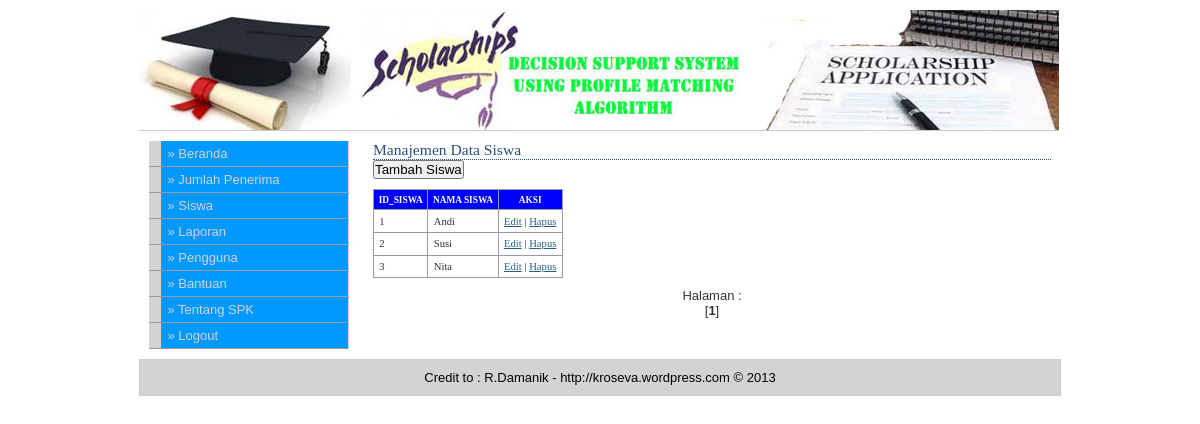
Page /indexs.php?modul=siswa (signed in) on the committed database.
### tables this page shows
CREATE TABLE IF NOT EXISTS `menu` (
  `menu` varchar(30) NOT NULL,
  `link` varchar(50) NOT NULL,
  `status` enum('admin','superadmin') NOT NULL,
  `aktif` enum('y','n') NOT NULL,
  `urutan` int(5) NOT NULL
);

CREATE TABLE IF NOT EXISTS `siswa` (
  `id_siswa` int(3) NOT NULL,
  `nm_siswa` varchar(100) NOT NULL,
  PRIMARY KEY  (`id_siswa`)
);

### config/setting.php (called while the page is built, shortened)
<?
$footer = "Credit to : R.Damanik - http://kroseva.wordpress.com &copy 2013";
?>

### modul_admin/mod_siswa/siswa.php (the view, shortened to what this page needs)
<?php
switch($_GET[act]){
  default:
    echo "<h2>Manajemen Data Siswa</h2>";
	if ($_SESSION[leveluser] == 'admin'){
    	echo "<input type=button value='Tambah Siswa' onclick=\"window.location.href='?modul=siswa&act=tambah';\">";
	}
    echo "<table>
          <tr><th>id_siswa</th><th>nama siswa</th><th>aksi</th></tr>";
  	$hal = $_GET[hal];
	if(!isset($_GET['hal'])){
		$page = 1;
		$hal = 1;
	} else {
		$page = $_GET['hal'];
	}
	$jmlperhalaman = 10;
	$offset = (($page * $jmlperhalaman) - $jmlperhalaman);
    $tampil=mysql_query("SELECT id_siswa,nm_siswa FROM siswa LIMIT $offset, $jmlperhalaman");
    while ($r=mysql_fetch_array($tampil)){
       echo "<tr>
			 <td>$r[id_siswa]</td>
             <td>$r[nm_siswa]</td>
			 <td>";
?>
		<a href="modul_admin/mod_siswa/aksi_siswa.php?modul=siswa&act=hapus&id=<? echo "$r[id_siswa]"; ?>" target="_self"
	 onClick="return confirm('Untuk edit data ini,Anda harus hapus data ini dahulu.' +  '\n'
							+ 'Apakah Anda yakin untuk hapus data ini ?' +  '\n'
							+ ' <?php echo "- Id Siswa  = $r[id_siswa]"; ?> ' +  '\n'
							+ ' <?php echo "- Nama Siswa = $r[nm_siswa]"; ?> ' +  '\n \n'
						+ ' Jika YA silahkan klik OK, Jika TIDAK klik BATAL.')">Edit</a> |
	   <a href="modul_admin/mod_siswa/aksi_siswa.php?modul=siswa&act=hapus&id=<? echo "$r[id_siswa]"; ?>" target="_self"
	 onClick="return confirm('Apakah Anda yakin menghapus data ini ?' +  '\n'
							+ ' <?php echo "- Id Siswa  = $r[id_siswa]"; ?> ' +  '\n'
							+ ' <?php echo "- Nama Siswa = $r[nm_siswa]"; ?> ' +  '\n \n'
						+ ' Jika YA silahkan klik OK, Jika TIDAK klik BATAL.')">Hapus</a></td>
<?
	   echo "</tr>";
    }
    echo "</table>";
	if ($_SESSION[leveluser] == 'admin'){
		$total_record = mysql_result(mysql_query("SELECT COUNT(*) as Num FROM siswa"),0);
	}
	else if ($_SESSION[leveluser] == 'siswa'){
		$total_record = mysql_result(mysql_query("SELECT COUNT(*) as Num FROM siswa WHERE nis='$_SESSION[namauser]'"),0);
	}
	$total_halaman = ceil($total_record / $jmlperhalaman);
	echo "<center>Halaman :<br/>";
	$perhal=4;
	if($total_halaman<=10){
	$hal1=1;
	$hal2=$total_halaman;
	}else{
	$hal1=$hal-$perhal;
	$hal2=$hal+$perhal;
	}
	if($hal<=5){
	$hal1=1;
	}
	if($hal<$total_halaman){
	$hal2=$hal+$perhal;
	}else{
	$hal2=$hal;
	}
	for($i = $hal1; $i <= $hal2; $i++){
		if(($hal) == $i){
			echo "[<b>$i</b>] ";
			} else {
		if($i<=$total_halaman){
				echo "<a href=indexs.php?modul=siswa&hal=$i>$i</a> ";
		}
		}
	}
	echo "</center><br/>";
    break;
}
?>

### indexs.php (shortened to what this page needs)
<?php
if (empty($_SESSION[username]) AND empty($_SESSION[passuser])){
  echo "<link href='main.css' rel='stylesheet' type='text/css'>
 <center>Untuk mengakses modul, Anda harus login <br>";
  echo "<a href=index.php><b>LOGIN</b></a></center>";
}
else{
?>
<?
include "config/setting.php";
?>
<!DOCTYPE html PUBLIC "-//W3C//DTD XHTML 1.0 Strict//EN" "http://www.w3.org/TR/xhtml1/DTD/xhtml1-strict.dtd">
<html xmlns="http://www.w3.org/1999/xhtml">
<head>
<link rel="stylesheet" type="text/css" href="main.css" />
</head>
<body>
   <div id="wrapper">
         <div id="header">
		 </div>
		 <div id="leftcolumn">
			<div id="menu">
		       <ul>
				  <li><a href=?modul=beranda>&#187; Beranda</a></li>
				  <?php include "menu.php"; ?>
				  <li><a href=?modul=bantuan>&#187; Bantuan</a></li>
				  <li><a href=?modul=tentang>&#187; Tentang SPK</a></li>
				  <li><a href=logout.php>&#187; Logout</a></li>
			  </ul>
			</div>
		 </div>
		 <div id="rightcolumn">
			  <?
			  	include "content.php";
			  ?>
		 </div>
		 <div id="footer">
		       <p align="center">
			   <? echo "$footer"; ?>
			   </p>
	     </div>
   </div>
</body>
</html>
<?php
}
?>

### menu.php (shortened to what this page needs)
<?php
if ($_SESSION[leveluser]=='admin'){
  $sql=mysql_query("select * from menu where aktif='y' and status='admin' order by urutan");
}
else if ($_SESSION[leveluser]=='superadmin'){
  $sql=mysql_query("select * from menu where status='superadmin' and aktif='y' or urutan='1' or urutan='7' or urutan='8' order by urutan");
}
while ($m=mysql_fetch_array($sql)){
  echo "<li><a href='$m[link]'>&#187; $m[menu]</a></li>";
}
?>

### content.php (shortened to what this page needs)
<?php
if ($_GET[modul]=='beranda'){
  echo "<h2>Selamat Datang</h2>
          <p>Hai <b>$_SESSION[namauser]</b>, selamat datang di halaman ";
  if ($_SESSION[leveluser] == 'admin') { echo "<b>Administrator</b>"; }
  else if ($_SESSION[leveluser] == 'kepsek'){ echo "<b>Kepsek</b>"; }
  else if ($_SESSION[leveluser] == 'siswa'){ echo "<b>Siswa</b>"; }
  echo "  SPK Pemberian Beasiswa IPA Menengah Atas (SMA).<br>
		   Silahkan klik menu pilihan yang berada
          di sebelah kiri untuk mengelola content website. </p>
          <p>&nbsp;</p>
          <p>&nbsp;</p>
          <p>&nbsp;</p>
          <p>&nbsp;</p>
          <p align=right>Login Hari ini: ";
  echo tgl_indo(date("Y m d"));
  echo " | ";
  echo date("H:i:s");
  echo "</p>";
}
elseif ($_GET[modul]=='siswa'){
  include "modul_admin/mod_siswa/siswa.php";
}
elseif ($_GET[modul]=='pengguna'){
  include "modul_admin/mod_pengguna/pengguna.php";
}
elseif ($_GET[modul]=='seleksi'){
  include "modul_admin/mod_seleksi/seleksi.php";
}
elseif ($_GET[modul]=='aspek'){
  include "modul_admin/mod_aspek/aspek.php";
}
elseif ($_GET[modul]=='bobot_aspek'){
  include "modul_admin/mod_baspek/matrik.php";
}
elseif ($_GET[modul]=='subaspek'){
  include "modul_admin/mod_subaspek/subaspek.php";
}
elseif ($_GET[modul]=='bobot_subaspek'){
  include "modul_admin/mod_bsubaspek/matrik.php";
}
elseif ($_GET[modul]=='laporan'){
  include "modul_admin/mod_laporan/laporan.php";
}
elseif ($_GET[modul]=='bantuan'){
  include "bantuan.php";
}
elseif ($_GET[modul]=='tentang'){
  include "tentang.php";
}
else{
  echo "<p><b>MODUL BELUM ADA ATAU BELUM LENGKAP</b></p>";
}
?>

### main.css (style rules this page uses)
* { padding: 0; margin: 0; }
body { font-family: Arial, Helvetica, sans-serif; font-size: 13px; }
#wrapper { margin: 0 auto; width: 922px; }
#header { color: #FFFFFF; width: 900px; float: left; padding: 10px; border-bottom: 1px solid #ccc; height: 100px; margin: 10px 0px 0px 0px; background-image:url(images/header.jpg); }
#leftcolumn { color: #333; background: #FFFFFF; margin: 0px 0px 0px 0px; padding: 10px; height: 100%; width: 200px; float: left; }
#menu { width: 200px; }
#menu ul { list-style: none; margin: 0; padding: 0; border: none; }
#menu li { width: 200px; border-bottom: 1px solid #969BA5; margin: 0; padding: 0; font-size: 100%; vertical-align: bottom; }
#menu a:link, #menu a:visited { display: block; padding: 5px 5px 5px 0.5em; border-left: 12px solid #D3D3D2; border-right: 1px solid #D3D3D2; background-color: #0099FF; color: #D3D3D2; text-decoration: none; }
a:link,a:visited { color:#256180; }
h2 { font: normal 120% Georgia; color: #265180; background-color: transparent; border-bottom: 1px dotted #265180; }
table { font-family: Tahoma; font-size: 8pt; border-width: 1px; border-style: solid; border-color: #999999; border-collapse: collapse; margin: 10px 0px; }
th { color: #FFFFFF; font-size: 7pt; text-transform: uppercase; text-align: center; padding: 0.5em; border-width: 1px; border-style: solid; border-color: #969BA5; border-collapse: collapse; background-color: #0000FF; }
td { padding: 0.5em; vertical-align: top; border-width: 1px; border-style: solid; border-color: #969BA5; border-collapse: collapse; }
#rightcolumn { float: right; color: #333; background: #FFFFFF; margin: 0px 0px 0px 0px; padding: 10px; height: 100%; width: 678px; display: inline; }
#footer { width: 900px; clear: both; color: #000000; border: 1px solid #ccc; background: #D3D3D2; margin: 0px 0px 10px 0px; padding: 10px; }

### rows in the picture
menu: menu "Jumlah Penerima"
menu: menu "Siswa"
menu: menu "Laporan"
menu: menu "Pengguna"
siswa: id_siswa "1", nm_siswa "Andi"
siswa: id_siswa "2", nm_siswa "Susi"
siswa: id_siswa "3", nm_siswa "Nita"

### other values in the picture
$footer "Credit to : R.Damanik - http://kroseva.wordpress.com © 2013"
